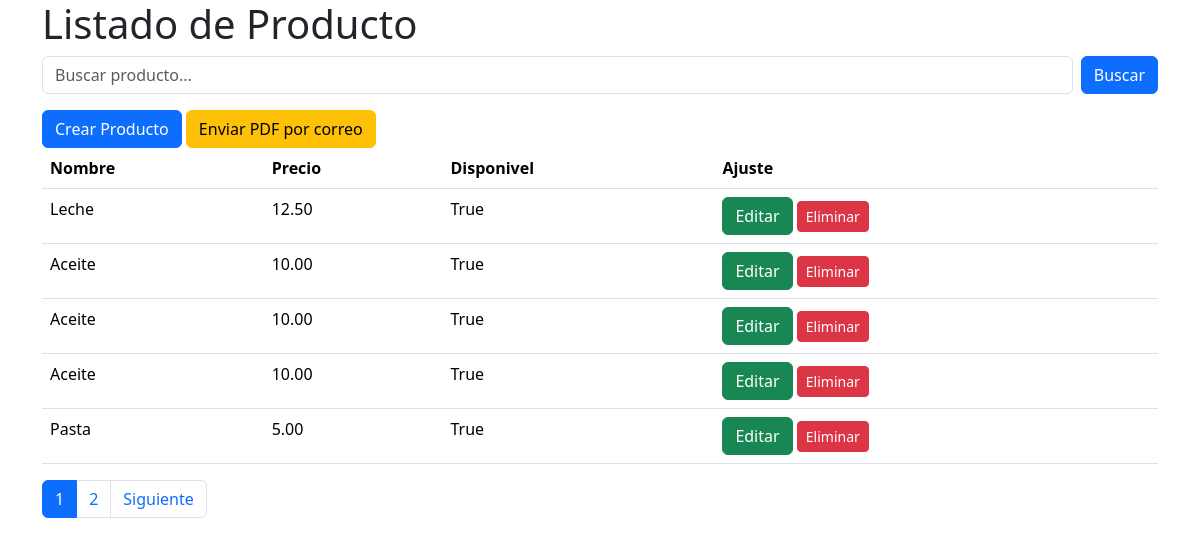
Before: / with the older database file.
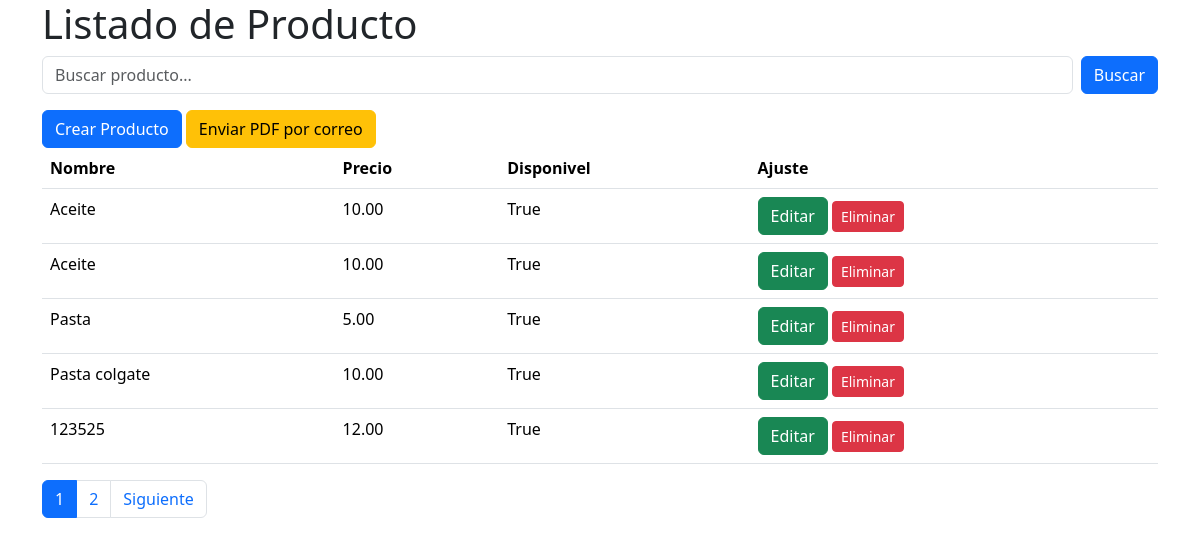
After: the same page with the newer database file.
### producto/models.py (models this page shows, shortened)
class Productos(models.Model):
    nombre = models.CharField(max_length=100)
    price = models.DecimalField(max_digits=8, decimal_places=2)
    disponible = models.BooleanField(default=True)

### producto/views.py (the view)
# urls.py: path('',views.lista_producto, name='lista_producto'),
def lista_producto(request):
    query = request.GET.get("q")
    producto = Productos.objects.all().order_by('id')
    if query:
        producto = producto.filter(
        Q(nombre__icontains=query) |
        Q(price__icontains=query) |
        Q(disponible__icontains=query)
    )
    paginator = Paginator(producto, 5)
    page_number = request.GET.get('page')
    page_obj = paginator.get_page(page_number)
    context = {
        'page_obj': page_obj,
        "query":query
    }
    return render(request, 'listado.html', context)

### producto/templates/listado.html (shortened to what this page needs)
{% extends "index.html" %} {% load static %} {% block content %}
<div class="container">
  <h1>Listado de Producto</h1>
  <form method="get" class="mb-3 d-flex">
    <input type="text" name="q" class="form-control me-2" placeholder="Buscar producto..."
      value="{{ query|default:'' }}" />
    <button type="submit" class="btn btn-primary">Buscar</button>
  </form>
  <a href="{% url 'crear_producto' %}" class="btn btn-primary">Crear Producto</a>
  <a href="{% url 'enviar_pdf_email' %}" target="_blank" class="btn btn-warning">
    Enviar PDF por correo
  </a>
  <table class="table">
    <thead>
      <tr>
        <th scope="col">Nombre</th>
        <th scope="col">Precio</th>
        <th scope="col">Disponivel</th>
        <th scope="col">Ajuste</th>
      </tr>
    </thead>
    <tbody>
      {% for p in page_obj %}
      <tr data-id="{{ p.id }}">
        <td>{{p.nombre}}</td>
        <td>{{p.price}}</td>
        <td>{{p.disponible}}</td>
        <td>
          <div>
            <a href="{% url 'editar_producto' p.id %}" class="btn btn-success">Editar</a>
            <button type="button" class="btn btn-sm btn-danger eliminar-btn" data-id="{{ p.id }}">
              Eliminar
            </button>
          </div>
        </td>
      </tr>
      {% endfor %}
    </tbody>
  </table>
  <nav>
    <ul class="pagination">
       {% for num in page_obj.paginator.page_range %}
      <li class="page-item {% if page_obj.number == num %}active{% endif %}">
        <a class="page-link" href="?page={{ num }}">{{ num }}</a>
      </li>
      {% endfor %} {% if page_obj.has_next %}
      <li class="page-item">
        <a class="page-link" href="?page={{ page_obj.next_page_number }}">Siguiente</a>
      </li>
      {% endif %}
    </ul>
  </nav>
</div>
{% endblock %}

### producto/templates/index.html (shortened to what this page needs)
{% load static %}
<!DOCTYPE html>
<html lang="es">
<head>
  <link href="https://cdn.jsdelivr.net/npm/bootstrap@5.3.3/dist/css/bootstrap.min.css" rel="stylesheet" />
</head>
<body>
  {% block content %}
  {% endblock content%}
</body>
</html>

Changed rows visible on the page:
removed Productos: nombre "Leche", price "12.50", disponible "True"
removed Productos: nombre "Aceite", price "10.00", disponible "True"
now on this page (row unchanged): Productos: nombre "Pasta colgate", price "10.00", disponible "True"
added Productos: nombre "123525", price "12.00", disponible "True"
